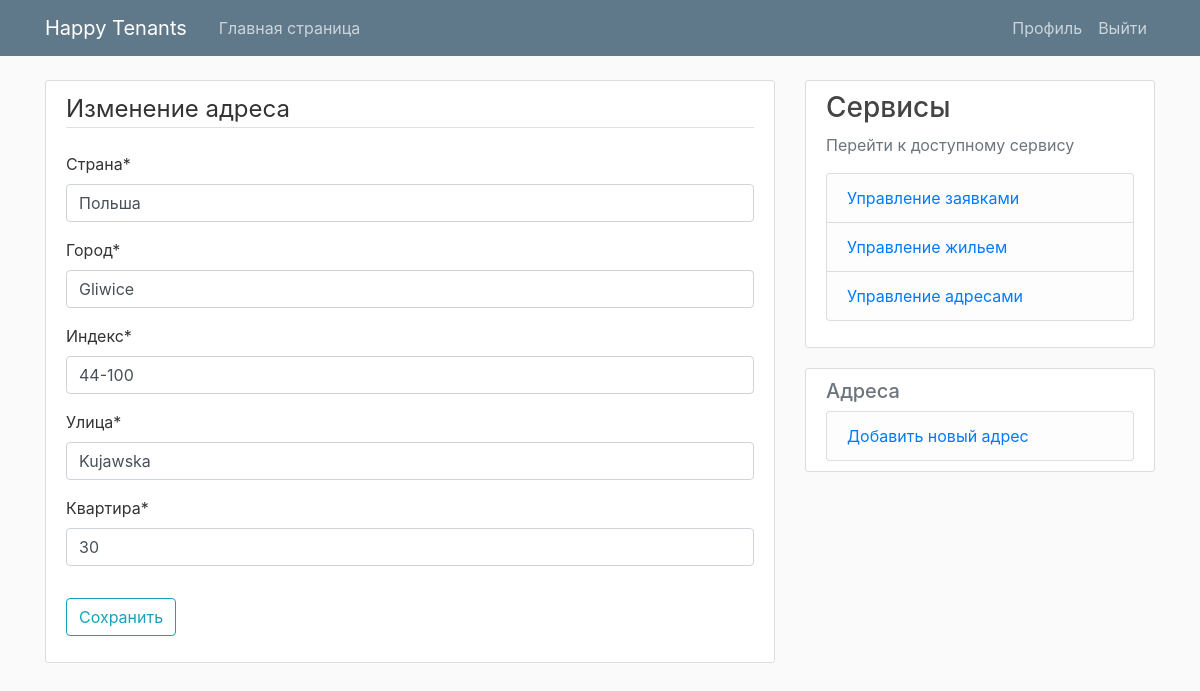
/addresses/7/edit (signed in), run on the app's committed database.
### tenant_mgmt/models.py (models this page shows, shortened)
class Address(models.Model):
    street = models.CharField(max_length=50, null=False, verbose_name="Улица")
    apartment = models.CharField(max_length=10, null=False, verbose_name="Квартира")
    city = models.CharField(max_length=50, null=False, verbose_name="Город")
    zipCode = models.CharField(max_length=15, null=False, verbose_name="Индекс")
    country = models.CharField(max_length=50, null=False, verbose_name="Страна")
    dateAdded = models.DateTimeField(auto_now_add=True)

### tenant_mgmt/views.py (the view)
# urls.py: path('addresses/<int:pk>/edit', AddressUpdateView.as_view(), name='addressEdit'),
@method_decorator([login_required, manager_requred], name='dispatch')
class AddressUpdateView(CustomUpdateView):
    model = Address
    fields = ['country', 'city', 'zipCode', 'street', 'apartment']
    template_name = 'tnt_mgmt/address/form.html'

### tenant_mgmt/templatetags/extra_filters.py (called while the page is built)
@register.filter(name='has_groups')
def has_groups(user, group_names):
    groups = list(group_names.split('|'))
    userGroups = user.groups.all()
    for groupName in groups:
        group = Group.objects.get(name=groupName)
        if group in userGroups:
            return True
    return False

@register.filter(name='is_active')
def is_active(user):
    return len(user.groups.all()) > 0

### tenant_mgmt/views.py (called while the page is built)
    def get_context_data(self, **kwargs):
        context = super().get_context_data(**kwargs)
        context['update'] = True
        return context

### tenant_mgmt/templates/tnt_mgmt/address/form.html (shortened to what this page needs)
{% extends "./base.html" %}
{% load crispy_forms_tags %}
{% block content %}
    <div class="content-section">
        <form method="POST">
            <fieldset class="form-group">
                <legend class="border-bottom mb-4">{% if update %} Изменение адреса {% else %} Новый адрес {% endif %}</legend>
                {{ form|crispy }}
            </fieldset>
            <div class="form-group">
                <button class="btn btn-outline-info" type="submit">{% if update %} Сохранить {% else %} Создать {% endif %}</button>
            </div>
        </form>
    </div>
{% endblock content %}

### tenant_mgmt/static/tnt_mgmt/base.css (style rules this page uses)
body { background: #fafafa; color: #333333; margin-top: 5rem; }
.content-section { background: #ffffff; padding: 10px 20px; border: 1px solid #dddddd; border-radius: 3px; margin-bottom: 20px; }

### data on the page
Address: country "Польша", city "Gliwice", zipCode "44-100", street "Kujawska", apartment "30"
